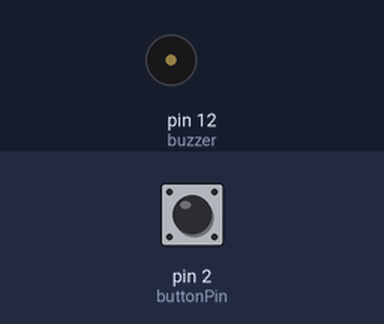
This sketch was run on a simulated Arduino Uno, built with avr-gcc and run on an emulated ATmega328P. Parts: buzzer (waves = sounding). The test bench sets the inputs (shaded band); at power-on: pin 2 (buttonPin) LOW.

Above: at 1.2 s.
1.3 s: pin 2 (buttonPin) pulled HIGH for 0.15 s
At 1.8 s:
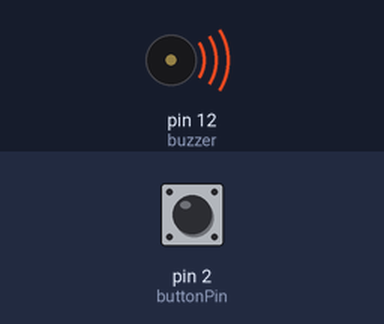
Timing chart, 0 to 10.4 s (numbered marks = the images above; inputs shaded):
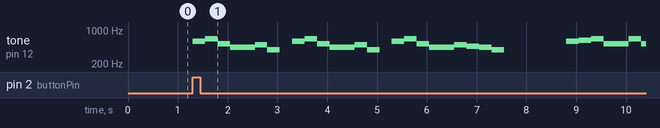

Measured:
- after the input at 1.3 s, tone on pin 12 (buzzer): plays 588 Hz for 0.25 s, 659 Hz for 0.25 s, 523 Hz for 0.25 s, 440 Hz for 0.50 s, 494 Hz for 0.25 s, 392 Hz for 0.25 s … (26 notes in this stretch), starting at once

The sketch:

theEntertainer.ino
```cpp
const int Glow = 392;
const int A = 440;
const int AsBf = 466;
const int B = 494;
const int C =523;
const int CsDf= 554;
const int DsEf =622;
const int E =659;
const int F =698;
const int FsGf = 740;
const int G =784;
const int GsAf =831;
const int D =588;

const int buzzer = 12;
const int buttonPin = 2;
int buttonState = 0;

int notes[] =
{D,E,C,A,B,Glow,0,
D,E,C,A,B,Glow,0,
D,E,C,A,B,AsBf,A,Glow,0,
0,
D,DsEf,E,C,E,C,E,C,0,
C,D,DsEf,E,C,D,E,B,D,C,0,
D,DsEf,E,C,E,C,E,C,0,
A,G,FsGf,A,C,E,D,C,A,D,0,

D,DsEf,E,C,E,C,E,C,0,
C,D,DsEf,E,C,D,E,B,D,C,0,

C,D,E,C,D,E,
C,D,C,E,C,D,E,
C,D,C,E,C,D,E,
B,D,C
};

int durations[] =
{250,250,250,500,250,250,250,
250,250,250,500,250,250,250,
250,250,250,500,250,250,250,250,250,
1000,
250,250,250,500,250,500,250,500,1000,
250,250,250,250,250,250,500,250,500,500,1000,
250,250,250,500,250,500,250,500,1000,
250,250,250,250,250,500,250,250,250,500,1000,

250,250,250,500,250,500,250,500,1000,
250,250,250,250,250,250,500,250,500,500,1000,

250,250,250,250,250,500,
250,250,250,250,250,250,500,
250,250,250,250,250,250,500,
250,500,500
};

const float songSpeed = 1.0;

void setup() {
 pinMode(buttonPin, INPUT);
}

void loop() {
  buttonState = digitalRead(buttonPin);

  if (buttonState == HIGH){
    const int totalNotes = sizeof(notes) / sizeof(int);
    for (int i = 0; i < totalNotes; i++) {
      const int currentNote = notes[i];
      float wait = durations[i] / songSpeed;
      // Play tone if currentNote is not 0 frequency, otherwise pause (noTone)
      if (currentNote != 0){
        tone(buzzer, notes[i], wait); // tone(pin, frequency, duration)
      }
      else {
       noTone(buzzer);
      }
      // delay is used to wait for tone to finish playing before moving to next loop
      delay(wait);
    }
  }
}
```
